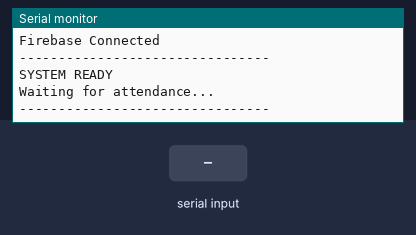
This sketch was run on a simulated ESP32. Shown: the last lines printed to the serial monitor. Inputs (shaded band) come from the test bench. WiFi joins after 1.5 s; servers stay silent unless stated.

Above: at 2.7 s.
2.8 s: "ATTEND,\n" received over the second serial link
At 4.0 s:
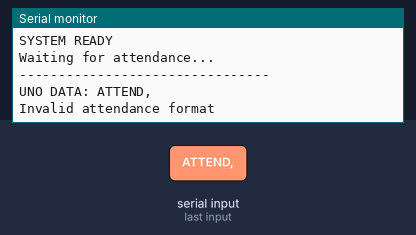
4.3 s: ",\n" received over the second serial link
At 5.4 s:
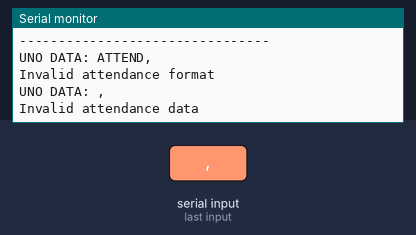
5.8 s: "1\n" received over the second serial link
At 6.5 s:
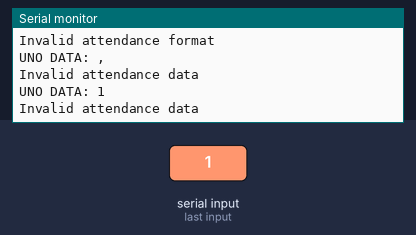

The sketch:

sketch_oct03d.ino
```cpp
#include <WiFi.h>
#include <Firebase_ESP_Client.h>

// Firebase helper libraries
#include "addons/TokenHelper.h"
#include "addons/RTDBHelper.h"

// ==================================================
// WIFI
// ==================================================

#define WIFI_SSID       "realme 11x 5G"
#define WIFI_PASSWORD   "123123123"

// ==================================================
// FIREBASE
// ==================================================

#define API_KEY \
"AIzaSyCdjUZ7bG5MrmEYL2ApthGSEs8vMMcbFxA"

#define DATABASE_URL \
"https://biometric-attendance-sys-78b5e-default-rtdb.firebaseio.com/"

// Firebase Authentication account
#define USER_EMAIL       "akashvijai42@gmail.com"
#define USER_PASSWORD    "akashvijai2008@"


// ==================================================
// ESP32 UART
// Uno D10 -> ESP32 GPIO16
// ==================================================

#define UNO_RX 16

HardwareSerial UnoSerial(2);


// ==================================================
// FIREBASE OBJECTS
// ==================================================

FirebaseData fbdo;
FirebaseAuth auth;
FirebaseConfig config;


// ==================================================
// SETUP
// ==================================================

void setup()
{
  Serial.begin(115200);

  // Uno communication
  UnoSerial.begin(
    9600,
    SERIAL_8N1,
    UNO_RX,
    -1
  );

  Serial.println();
  Serial.println("================================");
  Serial.println(" BIOMETRIC ATTENDANCE ESP32");
  Serial.println("================================");


  // ------------------------------------------------
  // WIFI
  // ------------------------------------------------

  WiFi.begin(
    WIFI_SSID,
    WIFI_PASSWORD
  );

  Serial.print("Connecting to WiFi");

  while (WiFi.status() != WL_CONNECTED)
  {
    delay(500);
    Serial.print(".");
  }

  Serial.println();
  Serial.println("WiFi Connected");

  Serial.print("IP Address: ");
  Serial.println(WiFi.localIP());


  // ------------------------------------------------
  // FIREBASE
  // ------------------------------------------------

  config.api_key = API_KEY;

  config.database_url = DATABASE_URL;

  auth.user.email = USER_EMAIL;
  auth.user.password = USER_PASSWORD;

  config.token_status_callback =
    tokenStatusCallback;

  Firebase.begin(
    &config,
    &auth
  );

  Firebase.reconnectWiFi(true);

  Serial.println("Connecting to Firebase...");

  unsigned long startTime = millis();

  while (!Firebase.ready() &&
         millis() - startTime < 15000)
  {
    Serial.print(".");
    delay(500);
  }

  Serial.println();

  if (Firebase.ready())
  {
    Serial.println("Firebase Connected");
  }
  else
  {
    Serial.println("Firebase Connection Failed");
  }


  // ------------------------------------------------
  // READY
  // ------------------------------------------------

  Serial.println("--------------------------------");
  Serial.println("SYSTEM READY");
  Serial.println("Waiting for attendance...");
  Serial.println("--------------------------------");
}


// ==================================================
// SEND ATTENDANCE TO FIREBASE
// ==================================================

void sendAttendance(String data)
{
  /*
     Expected format:

     ATTEND,
     05,
     Akash,
     03/10/26,
     SATURDAY,
     09:25:41 PM,
     21:25:41,
     RECORDED
  */

  data.trim();

  if (!data.startsWith("ATTEND,"))
  {
    Serial.println("Invalid attendance data");
    return;
  }


  // ------------------------------------------------
  // Remove ATTEND,
  // ------------------------------------------------

  data.remove(0, 7);


  // ------------------------------------------------
  // Parse fields
  // ------------------------------------------------

  String fields[7];

  int fieldIndex = 0;
  int start = 0;

  for (int i = 0; i <= data.length(); i++)
  {
    if (i == data.length() ||
        data.charAt(i) == ',')
    {
      if (fieldIndex < 7)
      {
        fields[fieldIndex] =
          data.substring(start, i);
      }

      fieldIndex++;
      start = i + 1;
    }
  }


  if (fieldIndex != 7)
  {
    Serial.println("Invalid attendance format");
    return;
  }


  String studentID = fields[0];
  String name      = fields[1];
  String date      = fields[2];
  String day       = fields[3];
  String time12    = fields[4];
  String time24    = fields[5];
  String status    = fields[6];


  // ------------------------------------------------
  // Display received information
  // ------------------------------------------------

  Serial.println();
  Serial.println("========== ATTENDANCE ==========");

  Serial.print("Student ID : ");
  Serial.println(studentID);

  Serial.print("Name       : ");
  Serial.println(name);

  Serial.print("Date       : ");
  Serial.println(date);

  Serial.print("Day        : ");
  Serial.println(day);

  Serial.print("Time       : ");
  Serial.println(time12);

  Serial.print("Status     : ");
  Serial.println(status);


  // ------------------------------------------------
  // Firebase check
  // ------------------------------------------------

  if (!Firebase.ready())
  {
    Serial.println("Firebase not ready");
    Serial.println("Attendance NOT uploaded");
    return;
  }


  // ------------------------------------------------
  // Create Firebase record
  // ------------------------------------------------

  FirebaseJson json;

  json.set(
    "studentID",
    studentID
  );

  json.set(
    "name",
    name
  );

  json.set(
    "date",
    date
  );

  json.set(
    "day",
    day
  );

  json.set(
    "time",
    time12
  );

  json.set(
    "time24",
    time24
  );

  json.set(
    "status",
    status
  );


  // ------------------------------------------------
  // Push new attendance record
  // ------------------------------------------------

  if (Firebase.RTDB.pushJSON(
        &fbdo,
        "/attendance",
        &json))
  {
    Serial.println();
    Serial.println("Firebase Upload: SUCCESS");

    Serial.print("Record ID: ");
    Serial.println(
      fbdo.pushName()
    );
  }
  else
  {
    Serial.println();
    Serial.println("Firebase Upload: FAILED");

    Serial.println(
      fbdo.errorReason()
    );
  }

  Serial.println("================================");
}


// ==================================================
// MAIN LOOP
// ==================================================

void loop()
{
  // ------------------------------------------------
  // Read data from Arduino Uno
  // ------------------------------------------------

  if (UnoSerial.available())
  {
    String data =
      UnoSerial.readStringUntil('\n');

    data.trim();

    if (data.length() > 0)
    {
      Serial.print("UNO DATA: ");
      Serial.println(data);

      sendAttendance(data);
    }
  }


  // ------------------------------------------------
  // Maintain WiFi
  // ------------------------------------------------

  if (WiFi.status() != WL_CONNECTED)
  {
    Serial.println("WiFi disconnected");
    WiFi.reconnect();
  }
}
```

Measured:
- after the input at 2.8 s, the serial monitor: prints a new line at once (image 1)
- after the input at 4.3 s, the serial monitor: prints a new line at once (image 2)
- after the input at 5.8 s, the serial monitor: prints a new line at once (image 3)
